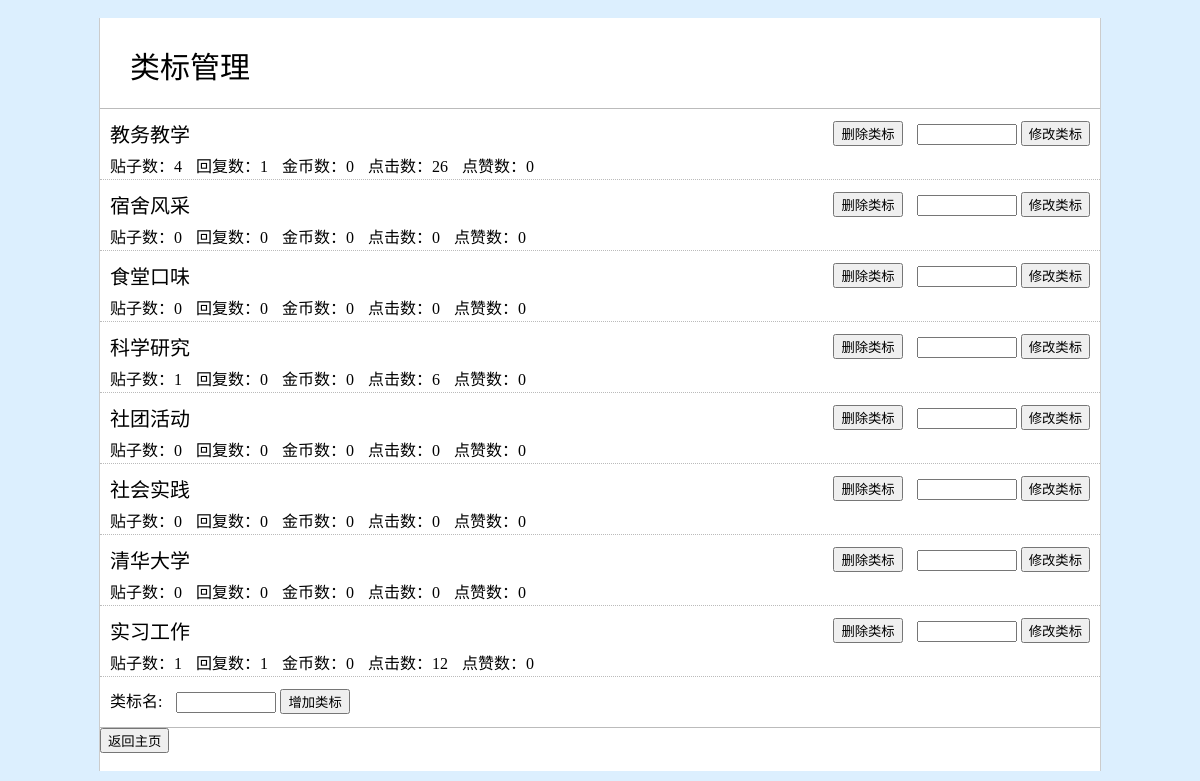
The page /postbar/tagadmin/ (signed in) on the database its author committed.
### postbar/models.py (models this page shows, shortened)
class TKclassTag(models.Model):
	classTagName = models.CharField(max_length = 100)
	def getPostNum(self):
		return len(TKhomepage.searchPostByClassTag(self.classTagName))
	def getRespNum(self):
		respNum = 0
		posts = TKhomepage.searchPostByClassTag(self.classTagName)
		for post in posts:
			respNum = respNum + post.numResp
		return respNum
	def getClickNum(self):
		click = 0
		posts = TKhomepage.searchPostByClassTag(self.classTagName)
		for post in posts:
			click = click + post.numClick
		return click
	def getScoreNum(self):
		scores = 0
		posts = TKhomepage.searchPostByClassTag(self.classTagName)
		for post in posts:
			scores = scores + post.score
		return scores
	def getCoinNum(self):
		coins = 0
		posts = TKhomepage.searchPostByClassTag(self.classTagName)
		for post in posts:
			coins = coins + post.coin
		return coins

class TKpost(models.Model):
	title       = models.CharField(max_length = 100)
	content     = models.CharField(max_length = 1000)
	img         = models.ImageField(upload_to = 'upload')
	attachment  = models.FileField()
	user        = models.ForeignKey(User, on_delete = models.CASCADE)
	time        = models.DateTimeField(default = timezone.now)
	classTag    = models.CharField(max_length = 100)
	keyword     = models.CharField(max_length = 100)
	numClick    = models.IntegerField(default = 0)
	numResp     = models.IntegerField(default = 0)
	score       = models.IntegerField(default = 0)
	coin        = models.IntegerField(default = 0)

### postbar/views.py (the view)
@csrf_exempt
def tagadmin(request):
	if request.user.is_authenticated() and request.user.tkuser.usrType != 0:
		tagInfo = [{'name': p.classTagName, 'post': p.getPostNum(), 'resp': p.getRespNum(), 'click': p.getClickNum(), 'score': p.getScoreNum(), 'coin': p.getCoinNum()} for p in TKclassTag.objects.all()]
		dic = {
			'tags': tagInfo,
		}
		if 'tag' in request.POST:
			TKhomepage.addClassTag(request.POST['tag'])
			return HttpResponse(json.dumps({
					'res': '增加类标成功！'
				}))
		return render(request, 'postbar/label.html', dic)
	else:
		return HttpResponse("您未登陆或者没有权限访问该网站！")

### postbar/models.py (called while the page is built)
	def searchPostByClassTag(classTag):
		return TKpost.objects.filter(classTag__contains = classTag)

### postbar/templates/postbar/label.html (shortened to what this page needs)
﻿﻿<!doctype html>
<html lang="zh-CN">
<head>
	<link rel="stylesheet" href="/static/css/base.css">
</head>
<body>
<div id="container">
	<div id="admin_header">
		类标管理
	</div>
	<div id="label_list">
		{% for tag in tags %}
		<div class="label_item">
			<div class="label_item_content">
				<div class="label_item_name">{{ tag.name }}</div>
				<div>
					<span class="label_item_info">贴子数：{{ tag.post }}</span>
					<span class="label_item_info">回复数：{{ tag.resp }}</span>
					<span class="label_item_info">金币数：{{ tag.coin }}</span>
					<span class="label_item_info">点击数：{{ tag.click }}</span>
					<span class="label_item_info">点赞数：{{ tag.score }}</span>
				</div>
			</div>
			<div class="label_item_ctrl">
				<input type="button" value="删除类标" class=""/>
				<input class="label_item_input" type="text" name=""/>
				<input type="button" value="修改类标" class=""/></br>
			</div>
		</div>
		{% endfor %}
		<div class="label_add">
			类标名:
			<input class="label_item_input" type="text" id="addTag"/>
			<input type="button" value="增加类标" onclick="addTag()" />
		</div>
	</div>
	<input type="button" value="返回主页" onclick="window.location.href='{% url 'homepage' %}'"/></br></br>
</body>
</html>

### freetalk/static/css/base.css (style rules this page uses)
body { margin:0px; background:#DCEFFE; font-family:"Microsoft YaHei"; font-size:16px; #text-overflow:ellipsis; #white-space:nowrap; }
#container { width:1000px; margin:0px auto; background:#ffffff; border-style:none solid none solid; border-width:1px; border-color:#cccccc; }
#admin_header { background:#ffffff; margin-bottom:10px; height:80px; padding-left:30px; line-height:100px; font-size:30px; }
#label_list { background:#ffffff; margin:0 auto; border-top-style:solid; border-width:1px; border-color:#bbbbbb; }
.label_item { height:50px; padding:10px; border-bottom-style:dotted; border-width:1px; border-color:#bbbbbb; }
.label_item_content { float:left; }
.label_item_name { font-size:20px; margin-bottom:5px; }
.label_item_info { margin-right:10px; }
.label_item_ctrl { float:right; text-align:right; line-height:30px; }
.label_item_input { width:100px; margin-left:10px; }
.label_add { height:30px; padding:10px; line-height:30px; border-bottom-style:solid; border-width:1px; border-color:#bbbbbb; }

### rows shown on the page
TKclassTag: name "教务教学"
TKclassTag: name "宿舍风采"
TKclassTag: name "食堂口味"
TKclassTag: name "科学研究"
TKclassTag: name "社团活动"
TKclassTag: name "社会实践"
TKclassTag: name "清华大学"
TKpost: name "实习工作", post "1", resp "1", coin "0", click "12", score "0"

### other values the page prints
{{ tag.post }} "4" "0" "0" "1" "0" "0" "0"
{{ tag.resp }} "1" "0" "0" "0" "0" "0" "0"
{{ tag.coin }} "0" "0" "0" "0" "0" "0" "0"
{{ tag.click }} "26" "0" "0" "6" "0" "0" "0"
{{ tag.score }} "0" "0" "0" "0" "0" "0" "0"
